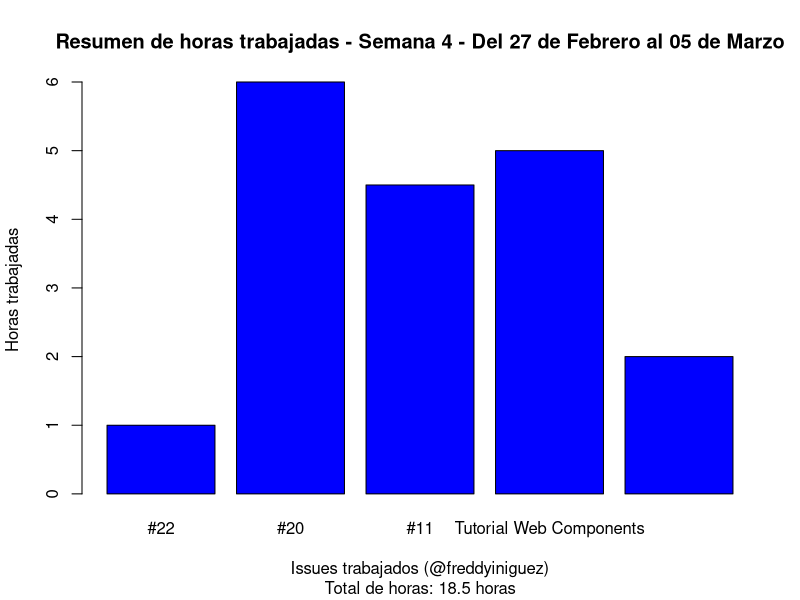

Reproduce this figure in R.
# WAFLA Project
## Reporte de horas trabajadas
### Semana 4

horas_trabajadas <- c(1, 6, 4.5, 5, 2)

issues_trabajados <- c("#22", "#20", "#11", "Tutorial Web Components", "Reunion semanal")

barplot(horas_trabajadas, 
        main = "Resumen de horas trabajadas - Semana 4 - Del 27 de Febrero al 05 de Marzo",
        sub = "Total de horas: 18.5 horas",
        xlab = "Issues trabajados (@freddyiniguez)",
        ylab = "Horas trabajadas",
        col = "blue",
        names.arg = issues_trabajados)